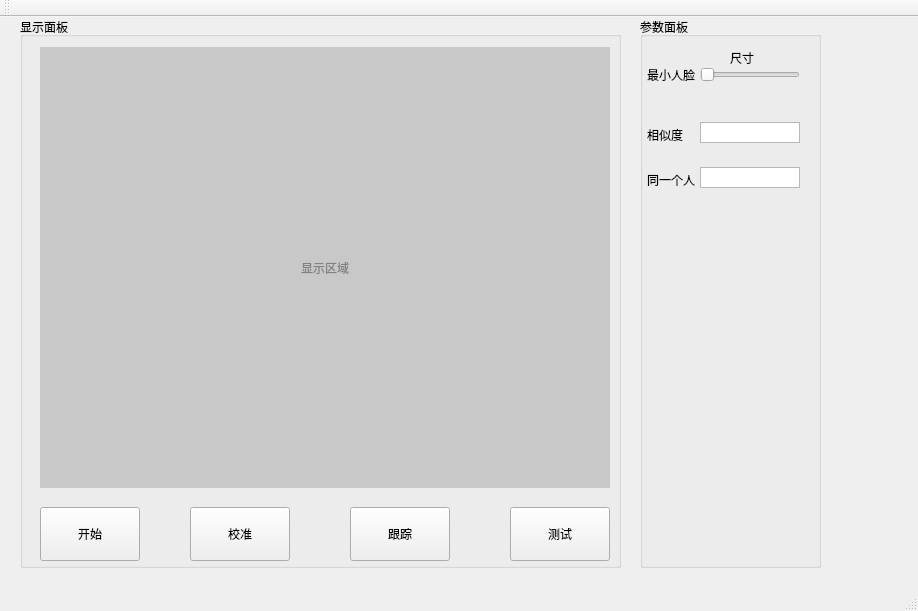
<?xml version="1.0" encoding="UTF-8"?>
<ui version="4.0">
 <class>MainWindow</class>
 <widget class="QMainWindow" name="MainWindow">
  <property name="geometry">
   <rect>
    <x>0</x>
    <y>0</y>
    <width>918</width>
    <height>611</height>
   </rect>
  </property>
  <property name="windowTitle">
   <string>COCSO VISION  </string>
  </property>
  <widget class="QWidget" name="centralwidget">
   <widget class="QGroupBox" name="recordGroup">
    <property name="enabled">
     <bool>true</bool>
    </property>
    <property name="geometry">
     <rect>
      <x>20</x>
      <y>0</y>
      <width>601</width>
      <height>551</height>
     </rect>
    </property>
    <property name="title">
     <string>显示面板</string>
    </property>
    <property name="flat">
     <bool>false</bool>
    </property>
    <widget class="QLabel" name="videoCanvas">
     <property name="geometry">
      <rect>
       <x>20</x>
       <y>30</y>
       <width>570</width>
       <height>441</height>
      </rect>
     </property>
     <property name="autoFillBackground">
      <bool>false</bool>
     </property>
     <property name="styleSheet">
      <string notr="true">background-color: rgb(200, 200, 200);
border-color: qradialgradient(spread:pad, cx:0.5, cy:0.5, radius:0.5, fx:0.5, fy:0.5, stop:0 rgba(255, 235, 235, 206), stop:0.35 rgba(255, 188, 188, 80), stop:0.4 rgba(255, 162, 162, 80), stop:0.425 rgba(255, 132, 132, 156), stop:0.44 rgba(252, 128, 128, 80), stop:1 rgba(255, 255, 255, 0));
color: rgba(53, 57, 59, 128);</string>
     </property>
     <property name="text">
      <string>显示区域</string>
     </property>
     <property name="alignment">
      <set>Qt::AlignCenter</set>
     </property>
    </widget>
    <widget class="QPushButton" name="calibrateButton">
     <property name="geometry">
      <rect>
       <x>170</x>
       <y>490</y>
       <width>100</width>
       <height>54</height>
      </rect>
     </property>
     <property name="text">
      <string>校准</string>
     </property>
     <property name="icon">
      <iconset resource="design.qrc">
       <normaloff>:/icons/calibrate1.png</normaloff>:/icons/calibrate1.png</iconset>
     </property>
     <property name="iconSize">
      <size>
       <width>32</width>
       <height>32</height>
      </size>
     </property>
     <property name="checkable">
      <bool>true</bool>
     </property>
    </widget>
    <widget class="QPushButton" name="startButton">
     <property name="geometry">
      <rect>
       <x>20</x>
       <y>490</y>
       <width>100</width>
       <height>54</height>
      </rect>
     </property>
     <property name="text">
      <string>开始</string>
     </property>
     <property name="icon">
      <iconset resource="design.qrc">
       <normaloff>:/icons/eye.png</normaloff>:/icons/eye.png</iconset>
     </property>
     <property name="iconSize">
      <size>
       <width>32</width>
       <height>32</height>
      </size>
     </property>
     <property name="checkable">
      <bool>true</bool>
     </property>
    </widget>
    <widget class="QPushButton" name="recordButton">
     <property name="geometry">
      <rect>
       <x>330</x>
       <y>490</y>
       <width>100</width>
       <height>54</height>
      </rect>
     </property>
     <property name="text">
      <string>跟踪</string>
     </property>
     <property name="icon">
      <iconset resource="design.qrc">
       <normaloff>:/icons/tracking.png</normaloff>:/icons/tracking.png</iconset>
     </property>
     <property name="iconSize">
      <size>
       <width>32</width>
       <height>32</height>
      </size>
     </property>
     <property name="checkable">
      <bool>true</bool>
     </property>
    </widget>
    <widget class="QPushButton" name="testButton">
     <property name="geometry">
      <rect>
       <x>490</x>
       <y>490</y>
       <width>100</width>
       <height>54</height>
      </rect>
     </property>
     <property name="text">
      <string>测试</string>
     </property>
     <property name="icon">
      <iconset resource="design.qrc">
       <normaloff>:/icons/video.png</normaloff>:/icons/video.png</iconset>
     </property>
     <property name="iconSize">
      <size>
       <width>32</width>
       <height>32</height>
      </size>
     </property>
     <property name="checkable">
      <bool>true</bool>
     </property>
    </widget>
   </widget>
   <widget class="QGroupBox" name="groupBox">
    <property name="geometry">
     <rect>
      <x>640</x>
      <y>0</y>
      <width>181</width>
      <height>551</height>
     </rect>
    </property>
    <property name="autoFillBackground">
     <bool>false</bool>
    </property>
    <property name="title">
     <string>参数面板</string>
    </property>
    <property name="flat">
     <bool>false</bool>
    </property>
    <property name="checkable">
     <bool>false</bool>
    </property>
    <widget class="QLabel" name="sameID">
     <property name="geometry">
      <rect>
       <x>0</x>
       <y>155</y>
       <width>59</width>
       <height>16</height>
      </rect>
     </property>
     <property name="layoutDirection">
      <enum>Qt::LeftToRight</enum>
     </property>
     <property name="text">
      <string>同一个人</string>
     </property>
     <property name="alignment">
      <set>Qt::AlignLeading|Qt::AlignLeft|Qt::AlignVCenter</set>
     </property>
     <property name="indent">
      <number>7</number>
     </property>
    </widget>
    <widget class="QTextBrowser" name="sameIDtextBrowser">
     <property name="geometry">
      <rect>
       <x>60</x>
       <y>150</y>
       <width>100</width>
       <height>21</height>
      </rect>
     </property>
     <property name="verticalScrollBarPolicy">
      <enum>Qt::ScrollBarAlwaysOff</enum>
     </property>
     <property name="horizontalScrollBarPolicy">
      <enum>Qt::ScrollBarAlwaysOff</enum>
     </property>
    </widget>
    <widget class="QSlider" name="rMaxHorizontalSlider">
     <property name="geometry">
      <rect>
       <x>60</x>
       <y>50</y>
       <width>100</width>
       <height>16</height>
      </rect>
     </property>
     <property name="font">
      <font>
       <pointsize>15</pointsize>
      </font>
     </property>
     <property name="toolTipDuration">
      <number>-2</number>
     </property>
     <property name="autoFillBackground">
      <bool>false</bool>
     </property>
     <property name="minimum">
      <number>20</number>
     </property>
     <property name="maximum">
      <number>100</number>
     </property>
     <property name="orientation">
      <enum>Qt::Horizontal</enum>
     </property>
     <property name="invertedAppearance">
      <bool>false</bool>
     </property>
     <property name="invertedControls">
      <bool>false</bool>
     </property>
    </widget>
    <widget class="QLabel" name="radiusMax">
     <property name="geometry">
      <rect>
       <x>0</x>
       <y>50</y>
       <width>59</width>
       <height>16</height>
      </rect>
     </property>
     <property name="layoutDirection">
      <enum>Qt::LeftToRight</enum>
     </property>
     <property name="text">
      <string>最小人脸</string>
     </property>
     <property name="alignment">
      <set>Qt::AlignLeading|Qt::AlignLeft|Qt::AlignVCenter</set>
     </property>
     <property name="indent">
      <number>7</number>
     </property>
    </widget>
    <widget class="QLabel" name="similarityLabel">
     <property name="geometry">
      <rect>
       <x>0</x>
       <y>110</y>
       <width>59</width>
       <height>16</height>
      </rect>
     </property>
     <property name="layoutDirection">
      <enum>Qt::LeftToRight</enum>
     </property>
     <property name="text">
      <string>相似度</string>
     </property>
     <property name="alignment">
      <set>Qt::AlignLeading|Qt::AlignLeft|Qt::AlignVCenter</set>
     </property>
     <property name="indent">
      <number>7</number>
     </property>
    </widget>
    <widget class="QLabel" name="culrrentRadius">
     <property name="geometry">
      <rect>
       <x>90</x>
       <y>30</y>
       <width>31</width>
       <height>21</height>
      </rect>
     </property>
     <property name="text">
      <string>尺寸</string>
     </property>
    </widget>
    <widget class="QTextBrowser" name="similaritytextBrowser">
     <property name="geometry">
      <rect>
       <x>60</x>
       <y>105</y>
       <width>100</width>
       <height>21</height>
      </rect>
     </property>
     <property name="verticalScrollBarPolicy">
      <enum>Qt::ScrollBarAlwaysOff</enum>
     </property>
     <property name="horizontalScrollBarPolicy">
      <enum>Qt::ScrollBarAlwaysOff</enum>
     </property>
    </widget>
   </widget>
  </widget>
  <widget class="QStatusBar" name="statusBar"/>
  <widget class="QToolBar" name="toolBar">
   <property name="windowTitle">
    <string>toolBar</string>
   </property>
   <attribute name="toolBarArea">
    <enum>TopToolBarArea</enum>
   </attribute>
   <attribute name="toolBarBreak">
    <bool>false</bool>
   </attribute>
  </widget>
  <widget class="QMenuBar" name="pMenuBar">
   <property name="geometry">
    <rect>
     <x>0</x>
     <y>0</y>
     <width>918</width>
     <height>22</height>
    </rect>
   </property>
  </widget>
 </widget>
 <resources>
  <include location="design.qrc"/>
 </resources>
 <connections/>
</ui>
